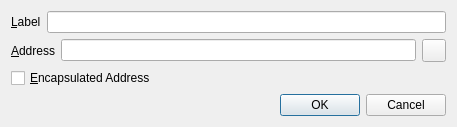
<?xml version="1.0" encoding="UTF-8"?>
<ui version="4.0">
 <class>EditAddressDialog</class>
 <widget class="QDialog" name="EditAddressDialog">
  <property name="geometry">
   <rect>
    <x>0</x>
    <y>0</y>
    <width>457</width>
    <height>126</height>
   </rect>
  </property>
  <property name="windowTitle">
   <string>Edit Address</string>
  </property>
  <layout class="QGridLayout" name="gridLayout_2">
   <item row="0" column="0">
    <layout class="QHBoxLayout" name="horizontalLayout_4">
     <item>
      <widget class="QLabel" name="label">
       <property name="text">
        <string>&amp;Label</string>
       </property>
       <property name="buddy">
        <cstring>labelEdit</cstring>
       </property>
      </widget>
     </item>
     <item>
      <widget class="QLineEdit" name="labelEdit">
       <property name="toolTip">
        <string>The label associated with this address book entry</string>
       </property>
      </widget>
     </item>
    </layout>
   </item>
   <item row="1" column="0">
    <layout class="QHBoxLayout" name="horizontalLayout_3">
     <item>
      <widget class="QLabel" name="label_2">
       <property name="text">
        <string>&amp;Address</string>
       </property>
       <property name="buddy">
        <cstring>addressEdit</cstring>
       </property>
      </widget>
     </item>
     <item>
      <widget class="QLineEdit" name="addressEdit">
       <property name="toolTip">
        <string>The address associated with this address book entry. This can only be modified for sending addresses.</string>
       </property>
      </widget>
     </item>
     <item>
      <widget class="QToolButton" name="EditAddressPasteButton">
       <property name="toolTip">
        <string>Paste address from clipboard</string>
       </property>
       <property name="text">
        <string/>
       </property>
       <property name="icon">
        <iconset resource="../bitcoin.qrc">
         <normaloff>:/icons/editpaste</normaloff>:/icons/editpaste</iconset>
       </property>
       <property name="shortcut">
        <string>Alt+P</string>
       </property>
      </widget>
     </item>
    </layout>
   </item>
   <item row="2" column="0">
    <widget class="QCheckBox" name="stealthCB">
     <property name="text">
      <string>&amp;Encapsulated Address</string>
     </property>
    </widget>
   </item>
   <item row="3" column="0">
    <widget class="QDialogButtonBox" name="buttonBox">
     <property name="orientation">
      <enum>Qt::Horizontal</enum>
     </property>
     <property name="standardButtons">
      <set>QDialogButtonBox::Cancel|QDialogButtonBox::Ok</set>
     </property>
    </widget>
   </item>
  </layout>
 </widget>
 <resources>
  <include location="../bitcoin.qrc"/>
 </resources>
 <connections>
  <connection>
   <sender>buttonBox</sender>
   <signal>accepted()</signal>
   <receiver>EditAddressDialog</receiver>
   <slot>accept()</slot>
   <hints>
    <hint type="sourcelabel">
     <x>248</x>
     <y>254</y>
    </hint>
    <hint type="destinationlabel">
     <x>157</x>
     <y>274</y>
    </hint>
   </hints>
  </connection>
  <connection>
   <sender>buttonBox</sender>
   <signal>rejected()</signal>
   <receiver>EditAddressDialog</receiver>
   <slot>reject()</slot>
   <hints>
    <hint type="sourcelabel">
     <x>316</x>
     <y>260</y>
    </hint>
    <hint type="destinationlabel">
     <x>286</x>
     <y>274</y>
    </hint>
   </hints>
  </connection>
 </connections>
</ui>
